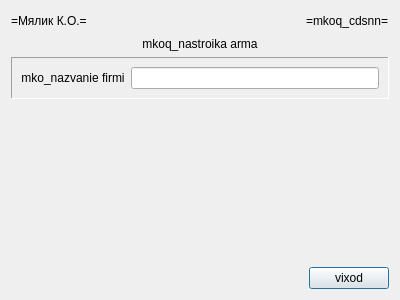
<?xml version="1.0" encoding="UTF-8"?>
<ui version="4.0">
 <class>mkoq_cdsnn</class>
 <widget class="QDialog" name="mkoq_cdsnn">
  <property name="windowModality">
   <enum>Qt::ApplicationModal</enum>
  </property>
  <property name="geometry">
   <rect>
    <x>0</x>
    <y>0</y>
    <width>400</width>
    <height>300</height>
   </rect>
  </property>
  <property name="windowTitle">
   <string>mkoq_cdsnn</string>
  </property>
  <layout class="QVBoxLayout" name="verticalLayout">
   <item>
    <layout class="QHBoxLayout" name="horizontalLayout">
     <item>
      <widget class="QLabel" name="mkoq_cdsnn_xxsma_l">
       <property name="text">
        <string>=Мялик К.О.=</string>
       </property>
      </widget>
     </item>
     <item>
      <spacer name="horizontalSpacer">
       <property name="orientation">
        <enum>Qt::Horizontal</enum>
       </property>
       <property name="sizeHint" stdset="0">
        <size>
         <width>40</width>
         <height>20</height>
        </size>
       </property>
      </spacer>
     </item>
     <item>
      <widget class="QLabel" name="mkoq_cdsnn_xxprg_l">
       <property name="text">
        <string>=mkoq_cdsnn=</string>
       </property>
      </widget>
     </item>
    </layout>
   </item>
   <item>
    <widget class="QLabel" name="mkoq_cdsnn_xxtitle_l">
     <property name="text">
      <string>mkoq_nastroika arma</string>
     </property>
     <property name="alignment">
      <set>Qt::AlignCenter</set>
     </property>
    </widget>
   </item>
   <item>
    <widget class="QFrame" name="mkoq_cdsnn_1_b">
     <property name="frameShape">
      <enum>QFrame::Panel</enum>
     </property>
     <property name="frameShadow">
      <enum>QFrame::Sunken</enum>
     </property>
     <property name="lineWidth">
      <number>1</number>
     </property>
     <property name="midLineWidth">
      <number>1</number>
     </property>
     <layout class="QFormLayout" name="formLayout">
      <item row="0" column="0">
       <widget class="QLabel" name="mkoq_cdsnn_firma_l">
        <property name="text">
         <string>mko_nazvanie firmi</string>
        </property>
        <property name="alignment">
         <set>Qt::AlignCenter</set>
        </property>
       </widget>
      </item>
      <item row="0" column="1">
       <widget class="QLineEdit" name="mkoq_cdsnn_firma_e"/>
      </item>
     </layout>
    </widget>
   </item>
   <item>
    <spacer name="verticalSpacer_2">
     <property name="orientation">
      <enum>Qt::Vertical</enum>
     </property>
     <property name="sizeHint" stdset="0">
      <size>
       <width>20</width>
       <height>155</height>
      </size>
     </property>
    </spacer>
   </item>
   <item>
    <layout class="QHBoxLayout" name="horizontalLayout_2">
     <item>
      <spacer name="horizontalSpacer_2">
       <property name="orientation">
        <enum>Qt::Horizontal</enum>
       </property>
       <property name="sizeHint" stdset="0">
        <size>
         <width>40</width>
         <height>20</height>
        </size>
       </property>
      </spacer>
     </item>
     <item>
      <widget class="QPushButton" name="mkoq_cdsnn_exit_c">
       <property name="text">
        <string>vixod</string>
       </property>
      </widget>
     </item>
    </layout>
   </item>
  </layout>
 </widget>
 <resources/>
 <connections/>
</ui>
